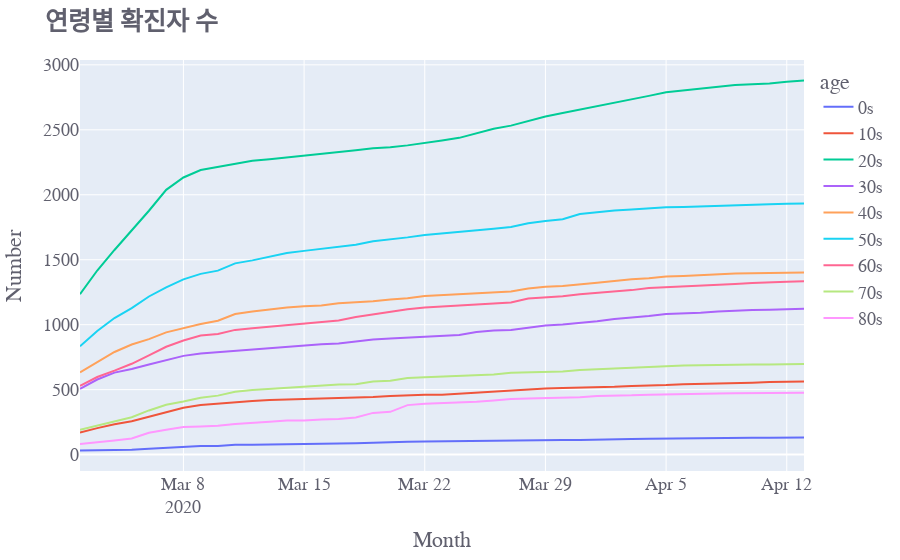

This figure's notebook cell:
### Code cell
# px쓰면 조금 더 간결하게 전체 여러 데이터 다룰 수 있는듯
# 하지만 maker : 라인에 점 찍혀있는 것을 할 수 없는 것 같음

fig = px.line(timeAge, x='date', y='confirmed',
              hover_data=['age'], color='age')

fig.update_layout(title='<b>연령별 확진자 수</b>',
                   xaxis_title='Month',
                   yaxis_title='Number',
                 font=dict(size=18,color='#60606e',family='Franklin Gothic' ))

fig.show()

### Figure 1 — Plotly figure (JSON) as saved in the notebook; plotly's stock layout.template omitted (floating-point values rounded to 4 significant figures)
{"data": [{"customdata": [["0s"], ["0s"], ["0s"], ["0s"], ["0s"], ["0s"], ["0s"], ["0s"], ["0s"], ["0s"], ["0s"], ["0s"], ["0s"], ["0s"], ["0s"], ["0s"], ["0s"], ["0s"], ["0s"], ["0s"], ["0s"], ["0s"], ["0s"], ["0s"], ["0s"], ["0s"], ["0s"], ["0s"], ["0s"], ["0s"], ["0s"], ["0s"], ["0s"], ["0s"], ["0s"], ["0s"], ["0s"], ["0s"], ["0s"], ["0s"], ["0s"], ["0s"], ["0s"]], "hovertemplate": "age=%{customdata[0]}<br>date=%{x}<br>confirmed=%{y}<extra></extra>", "legendgroup": "0s", "line": {"color": "#636efa", "dash": "solid"}, "mode": "lines", "name": "0s", "showlegend": true, "type": "scatter", "x": ["2020-03-02", "2020-03-03", "2020-03-04", "2020-03-05", "2020-03-06", "2020-03-07", "2020-03-08", "2020-03-09", "2020-03-10", "2020-03-11", "2020-03-12", "2020-03-13", "2020-03-14", "2020-03-15", "2020-03-16", "2020-03-17", "2020-03-18", "2020-03-19", "2020-03-20", "2020-03-21", "2020-03-22", "2020-03-23", "2020-03-24", "2020-03-25", "2020-03-26", "2020-03-27", "2020-03-28", "2020-03-29", "2020-03-30", "2020-03-31", "2020-04-01", "2020-04-02", "2020-04-03", "2020-04-04", "2020-04-05", "2020-04-06", "2020-04-07", "2020-04-08", "2020-04-09", "2020-04-10", "2020-04-11", "2020-04-12", "2020-04-13"], "xaxis": "x", "y": [32, 34, 34, 38, 45, 52, 58, 66, 67, 75, 76, 77, 81, 83, 85, 86, 87, 91, 97, 99, 101, 103, 105, 105, 106, 108, 109, 111, 112, 112, 116, 119, 121, 122, 124, 126, 126, 126, 128, 129, 130, 130, 132], "yaxis": "y"}, {"customdata": [["10s"], ["10s"], ["10s"], ["10s"], ["10s"], ["10s"], ["10s"], ["10s"], ["10s"], ["10s"], ["10s"], ["10s"], ["10s"], ["10s"], ["10s"], ["10s"], ["10s"], ["10s"], ["10s"], ["10s"], ["10s"], ["10s"], ["10s"], ["10s"], ["10s"], ["10s"], ["10s"], ["10s"], ["10s"], ["10s"], ["10s"], ["10s"], ["10s"], ["10s"], ["10s"], ["10s"], ["10s"], ["10s"], ["10s"], ["10s"], ["10s"], ["10s"], ["10s"]], "hovertemplate": "age=%{customdata[0]}<br>date=%{x}<br>confirmed=%{y}<extra></extra>", "legendgroup": "10s", "line": {"color": "#EF553B", "dash": "solid"}, "mode": "lines", "name": "10s", "showlegend": true, "type": "scatter", "x": ["2020-03-02", "2020-03-03", "2020-03-04", "2020-03-05", "2020-03-06", "2020-03-07", "2020-03-08", "2020-03-09", "2020-03-10", "2020-03-11", "2020-03-12", "2020-03-13", "2020-03-14", "2020-03-15", "2020-03-16", "2020-03-17", "2020-03-18", "2020-03-19", "2020-03-20", "2020-03-21", "2020-03-22", "2020-03-23", "2020-03-24", "2020-03-25", "2020-03-26", "2020-03-27", "2020-03-28", "2020-03-29", "2020-03-30", "2020-03-31", "2020-04-01", "2020-04-02", "2020-04-03", "2020-04-04", "2020-04-05", "2020-04-06", "2020-04-07", "2020-04-08", "2020-04-09", "2020-04-10", "2020-04-11", "2020-04-12", "2020-04-13"], "xaxis": "x", "y": [169, 204, 233, 257, 292, 327, 360, 381, 393, 405, 412, 421, 424, 427, 432, 436, 438, 444, 452, 457, 460, 460, 468, 475, 488, 496, 501, 508, 513, 515, 519, 522, 528, 530, 535, 542, 544, 548, 552, 553, 558, 561, 562], "yaxis": "y"}, {"customdata": [["20s"], ["20s"], ["20s"], ["20s"], ["20s"], ["20s"], ["20s"], ["20s"], ["20s"], ["20s"], ["20s"], ["20s"], ["20s"], ["20s"], ["20s"], ["20s"], ["20s"], ["20s"], ["20s"], ["20s"], ["20s"], ["20s"], ["20s"], ["20s"], ["20s"], ["20s"], ["20s"], ["20s"], ["20s"], ["20s"], ["20s"], ["20s"], ["20s"], ["20s"], ["20s"], ["20s"], ["20s"], ["20s"], ["20s"], ["20s"], ["20s"], ["20s"], ["20s"]], "hovertemplate": "age=%{customdata[0]}<br>date=%{x}<br>confirmed=%{y}<extra></extra>", "legendgroup": "20s", "line": {"color": "#00cc96", "dash": "solid"}, "mode": "lines", "name": "20s", "showlegend": true, "type": "scatter", "x": ["2020-03-02", "2020-03-03", "2020-03-04", "2020-03-05", "2020-03-06", "2020-03-07", "2020-03-08", "2020-03-09", "2020-03-10", "2020-03-11", "2020-03-12", "2020-03-13", "2020-03-14", "2020-03-15", "2020-03-16", "2020-03-17", "2020-03-18", "2020-03-19", "2020-03-20", "2020-03-21", "2020-03-22", "2020-03-23", "2020-03-24", "2020-03-25", "2020-03-26", "2020-03-27", "2020-03-28", "2020-03-29", "2020-03-30", "2020-03-31", "2020-04-01", "2020-04-02", "2020-04-03", "2020-04-04", "2020-04-05", "2020-04-06", "2020-04-07", "2020-04-08", "2020-04-09", "2020-04-10", "2020-04-11", "2020-04-12", "2020-04-13"], "xaxis": "x", "y": [1235, 1417, 1575, 1727, 1877, 2038, 2133, 2190, 2213, 2238, 2261, 2274, 2287, 2301, 2313, 2330, 2342, 2358, 2365, 2380, 2396, 2417, 2438, 2473, 2508, 2532, 2567, 2602, 2630, 2656, 2682, 2704, 2734, 2761, 2789, 2804, 2819, 2832, 2844, 2851, 2856, 2869, 2879], "yaxis": "y"}, {"customdata": [["30s"], ["30s"], ["30s"], ["30s"], ["30s"], ["30s"], ["30s"], ["30s"], ["30s"], ["30s"], ["30s"], ["30s"], ["30s"], ["30s"], ["30s"], ["30s"], ["30s"], ["30s"], ["30s"], ["30s"], ["30s"], ["30s"], ["30s"], ["30s"], ["30s"], ["30s"], ["30s"], ["30s"], ["30s"], ["30s"], ["30s"], ["30s"], ["30s"], ["30s"], ["30s"], ["30s"], ["30s"], ["30s"], ["30s"], ["30s"], ["30s"], ["30s"], ["30s"]], "hovertemplate": "age=%{customdata[0]}<br>date=%{x}<br>confirmed=%{y}<extra></extra>", "legendgroup": "30s", "line": {"color": "#ab63fa", "dash": "solid"}, "mode": "lines", "name": "30s", "showlegend": true, "type": "scatter", "x": ["2020-03-02", "2020-03-03", "2020-03-04", "2020-03-05", "2020-03-06", "2020-03-07", "2020-03-08", "2020-03-09", "2020-03-10", "2020-03-11", "2020-03-12", "2020-03-13", "2020-03-14", "2020-03-15", "2020-03-16", "2020-03-17", "2020-03-18", "2020-03-19", "2020-03-20", "2020-03-21", "2020-03-22", "2020-03-23", "2020-03-24", "2020-03-25", "2020-03-26", "2020-03-27", "2020-03-28", "2020-03-29", "2020-03-30", "2020-03-31", "2020-04-01", "2020-04-02", "2020-04-03", "2020-04-04", "2020-04-05", "2020-04-06", "2020-04-07", "2020-04-08", "2020-04-09", "2020-04-10", "2020-04-11", "2020-04-12", "2020-04-13"], "xaxis": "x", "y": [506, 578, 631, 659, 693, 727, 760, 779, 789, 804, 812, 823, 833, 842, 849, 856, 873, 886, 893, 900, 909, 917, 921, 943, 955, 960, 978, 993, 1002, 1012, 1027, 1043, 1052, 1066, 1083, 1086, 1092, 1102, 1109, 1113, 1115, 1120, 1122], "yaxis": "y"}, {"customdata": [["40s"], ["40s"], ["40s"], ["40s"], ["40s"], ["40s"], ["40s"], ["40s"], ["40s"], ["40s"], ["40s"], ["40s"], ["40s"], ["40s"], ["40s"], ["40s"], ["40s"], ["40s"], ["40s"], ["40s"], ["40s"], ["40s"], ["40s"], ["40s"], ["40s"], ["40s"], ["40s"], ["40s"], ["40s"], ["40s"], ["40s"], ["40s"], ["40s"], ["40s"], ["40s"], ["40s"], ["40s"], ["40s"], ["40s"], ["40s"], ["40s"], ["40s"], ["40s"]], "hovertemplate": "age=%{customdata[0]}<br>date=%{x}<br>confirmed=%{y}<extra></extra>", "legendgroup": "40s", "line": {"color": "#FFA15A", "dash": "solid"}, "mode": "lines", "name": "40s", "showlegend": true, "type": "scatter", "x": ["2020-03-02", "2020-03-03", "2020-03-04", "2020-03-05", "2020-03-06", "2020-03-07", "2020-03-08", "2020-03-09", "2020-03-10", "2020-03-11", "2020-03-12", "2020-03-13", "2020-03-14", "2020-03-15", "2020-03-16", "2020-03-17", "2020-03-18", "2020-03-19", "2020-03-20", "2020-03-21", "2020-03-22", "2020-03-23", "2020-03-24", "2020-03-25", "2020-03-26", "2020-03-27", "2020-03-28", "2020-03-29", "2020-03-30", "2020-03-31", "2020-04-01", "2020-04-02", "2020-04-03", "2020-04-04", "2020-04-05", "2020-04-06", "2020-04-07", "2020-04-08", "2020-04-09", "2020-04-10", "2020-04-11", "2020-04-12", "2020-04-13"], "xaxis": "x", "y": [633, 713, 790, 847, 889, 941, 975, 1005, 1030, 1082, 1101, 1117, 1133, 1141, 1147, 1164, 1171, 1181, 1193, 1203, 1221, 1228, 1234, 1246, 1252, 1256, 1278, 1292, 1297, 1312, 1323, 1336, 1350, 1358, 1370, 1375, 1382, 1387, 1394, 1396, 1399, 1400, 1401], "yaxis": "y"}, {"customdata": [["50s"], ["50s"], ["50s"], ["50s"], ["50s"], ["50s"], ["50s"], ["50s"], ["50s"], ["50s"], ["50s"], ["50s"], ["50s"], ["50s"], ["50s"], ["50s"], ["50s"], ["50s"], ["50s"], ["50s"], ["50s"], ["50s"], ["50s"], ["50s"], ["50s"], ["50s"], ["50s"], ["50s"], ["50s"], ["50s"], ["50s"], ["50s"], ["50s"], ["50s"], ["50s"], ["50s"], ["50s"], ["50s"], ["50s"], ["50s"], ["50s"], ["50s"], ["50s"]], "hovertemplate": "age=%{customdata[0]}<br>date=%{x}<br>confirmed=%{y}<extra></extra>", "legendgroup": "50s", "line": {"color": "#19d3f3", "dash": "solid"}, "mode": "lines", "name": "50s", "showlegend": true, "type": "scatter", "x": ["2020-03-02", "2020-03-03", "2020-03-04", "2020-03-05", "2020-03-06", "2020-03-07", "2020-03-08", "2020-03-09", "2020-03-10", "2020-03-11", "2020-03-12", "2020-03-13", "2020-03-14", "2020-03-15", "2020-03-16", "2020-03-17", "2020-03-18", "2020-03-19", "2020-03-20", "2020-03-21", "2020-03-22", "2020-03-23", "2020-03-24", "2020-03-25", "2020-03-26", "2020-03-27", "2020-03-28", "2020-03-29", "2020-03-30", "2020-03-31", "2020-04-01", "2020-04-02", "2020-04-03", "2020-04-04", "2020-04-05", "2020-04-06", "2020-04-07", "2020-04-08", "2020-04-09", "2020-04-10", "2020-04-11", "2020-04-12", "2020-04-13"], "xaxis": "x", "y": [834, 952, 1051, 1127, 1217, 1287, 1349, 1391, 1416, 1472, 1495, 1523, 1551, 1568, 1585, 1602, 1615, 1642, 1656, 1672, 1691, 1702, 1716, 1724, 1738, 1752, 1780, 1798, 1812, 1851, 1865, 1878, 1887, 1898, 1904, 1906, 1909, 1915, 1917, 1920, 1926, 1930, 1932], "yaxis": "y"}, {"customdata": [["60s"], ["60s"], ["60s"], ["60s"], ["60s"], ["60s"], ["60s"], ["60s"], ["60s"], ["60s"], ["60s"], ["60s"], ["60s"], ["60s"], ["60s"], ["60s"], ["60s"], ["60s"], ["60s"], ["60s"], ["60s"], ["60s"], ["60s"], ["60s"], ["60s"], ["60s"], ["60s"], ["60s"], ["60s"], ["60s"], ["60s"], ["60s"], ["60s"], ["60s"], ["60s"], ["60s"], ["60s"], ["60s"], ["60s"], ["60s"], ["60s"], ["60s"], ["60s"]], "hovertemplate": "age=%{customdata[0]}<br>date=%{x}<br>confirmed=%{y}<extra></extra>", "legendgroup": "60s", "line": {"color": "#FF6692", "dash": "solid"}, "mode": "lines", "name": "60s", "showlegend": true, "type": "scatter", "x": ["2020-03-02", "2020-03-03", "2020-03-04", "2020-03-05", "2020-03-06", "2020-03-07", "2020-03-08", "2020-03-09", "2020-03-10", "2020-03-11", "2020-03-12", "2020-03-13", "2020-03-14", "2020-03-15", "2020-03-16", "2020-03-17", "2020-03-18", "2020-03-19", "2020-03-20", "2020-03-21", "2020-03-22", "2020-03-23", "2020-03-24", "2020-03-25", "2020-03-26", "2020-03-27", "2020-03-28", "2020-03-29", "2020-03-30", "2020-03-31", "2020-04-01", "2020-04-02", "2020-04-03", "2020-04-04", "2020-04-05", "2020-04-06", "2020-04-07", "2020-04-08", "2020-04-09", "2020-04-10", "2020-04-11", "2020-04-12", "2020-04-13"], "xaxis": "x", "y": [530, 597, 646, 699, 763, 830, 878, 916, 929, 960, 972, 985, 999, 1012, 1024, 1033, 1059, 1080, 1099, 1118, 1132, 1139, 1146, 1154, 1162, 1170, 1201, 1210, 1218, 1235, 1245, 1258, 1266, 1282, 1289, 1294, 1304, 1312, 1314, 1320, 1327, 1330, 1335], "yaxis": "y"}, {"customdata": [["70s"], ["70s"], ["70s"], ["70s"], ["70s"], ["70s"], ["70s"], ["70s"], ["70s"], ["70s"], ["70s"], ["70s"], ["70s"], ["70s"], ["70s"], ["70s"], ["70s"], ["70s"], ["70s"], ["70s"], ["70s"], ["70s"], ["70s"], ["70s"], ["70s"], ["70s"], ["70s"], ["70s"], ["70s"], ["70s"], ["70s"], ["70s"], ["70s"], ["70s"], ["70s"], ["70s"], ["70s"], ["70s"], ["70s"], ["70s"], ["70s"], ["70s"], ["70s"]], "hovertemplate": "age=%{customdata[0]}<br>date=%{x}<br>confirmed=%{y}<extra></extra>", "legendgroup": "70s", "line": {"color": "#B6E880", "dash": "solid"}, "mode": "lines", "name": "70s", "showlegend": true, "type": "scatter", "x": ["2020-03-02", "2020-03-03", "2020-03-04", "2020-03-05", "2020-03-06", "2020-03-07", "2020-03-08", "2020-03-09", "2020-03-10", "2020-03-11", "2020-03-12", "2020-03-13", "2020-03-14", "2020-03-15", "2020-03-16", "2020-03-17", "2020-03-18", "2020-03-19", "2020-03-20", "2020-03-21", "2020-03-22", "2020-03-23", "2020-03-24", "2020-03-25", "2020-03-26", "2020-03-27", "2020-03-28", "2020-03-29", "2020-03-30", "2020-03-31", "2020-04-01", "2020-04-02", "2020-04-03", "2020-04-04", "2020-04-05", "2020-04-06", "2020-04-07", "2020-04-08", "2020-04-09", "2020-04-10", "2020-04-11", "2020-04-12", "2020-04-13"], "xaxis": "x", "y": [192, 224, 260, 288, 340, 384, 409, 438, 454, 483, 497, 506, 515, 525, 531, 539, 542, 562, 568, 589, 595, 599, 608, 611, 616, 630, 632, 635, 640, 651, 658, 663, 668, 678, 681, 686, 689, 692, 692, 694, 694, 697, 698], "yaxis": "y"}, {"customdata": [["80s"], ["80s"], ["80s"], ["80s"], ["80s"], ["80s"], ["80s"], ["80s"], ["80s"], ["80s"], ["80s"], ["80s"], ["80s"], ["80s"], ["80s"], ["80s"], ["80s"], ["80s"], ["80s"], ["80s"], ["80s"], ["80s"], ["80s"], ["80s"], ["80s"], ["80s"], ["80s"], ["80s"], ["80s"], ["80s"], ["80s"], ["80s"], ["80s"], ["80s"], ["80s"], ["80s"], ["80s"], ["80s"], ["80s"], ["80s"], ["80s"], ["80s"], ["80s"]], "hovertemplate": "age=%{customdata[0]}<br>date=%{x}<br>confirmed=%{y}<extra></extra>", "legendgroup": "80s", "line": {"color": "#FF97FF", "dash": "solid"}, "mode": "lines", "name": "80s", "showlegend": true, "type": "scatter", "x": ["2020-03-02", "2020-03-03", "2020-03-04", "2020-03-05", "2020-03-06", "2020-03-07", "2020-03-08", "2020-03-09", "2020-03-10", "2020-03-11", "2020-03-12", "2020-03-13", "2020-03-14", "2020-03-15", "2020-03-16", "2020-03-17", "2020-03-18", "2020-03-19", "2020-03-20", "2020-03-21", "2020-03-22", "2020-03-23", "2020-03-24", "2020-03-25", "2020-03-26", "2020-03-27", "2020-03-28", "2020-03-29", "2020-03-30", "2020-03-31", "2020-04-01", "2020-04-02", "2020-04-03", "2020-04-04", "2020-04-05", "2020-04-06", "2020-04-07", "2020-04-08", "2020-04-09", "2020-04-10", "2020-04-11", "2020-04-12", "2020-04-13"], "xaxis": "x", "y": [81, 93, 108, 124, 168, 191, 212, 216, 222, 236, 243, 253, 263, 263, 270, 274, 286, 321, 329, 381, 392, 396, 401, 406, 416, 428, 432, 434, 437, 442, 452, 453, 456, 461, 462, 465, 466, 470, 473, 474, 475, 475, 476], "yaxis": "y"}], "layout": {"font": {"color": "#60606e", "family": "Franklin Gothic", "size": 18}, "legend": {"title": {"text": "age"}, "tracegroupgap": 0}, "margin": {"t": 60}, "title": {"text": "<b>연령별 확진자 수</b>"}, "xaxis": {"anchor": "y", "domain": [0, 1], "title": {"text": "Month"}}, "yaxis": {"anchor": "x", "domain": [0, 1], "title": {"text": "Number"}}}}
